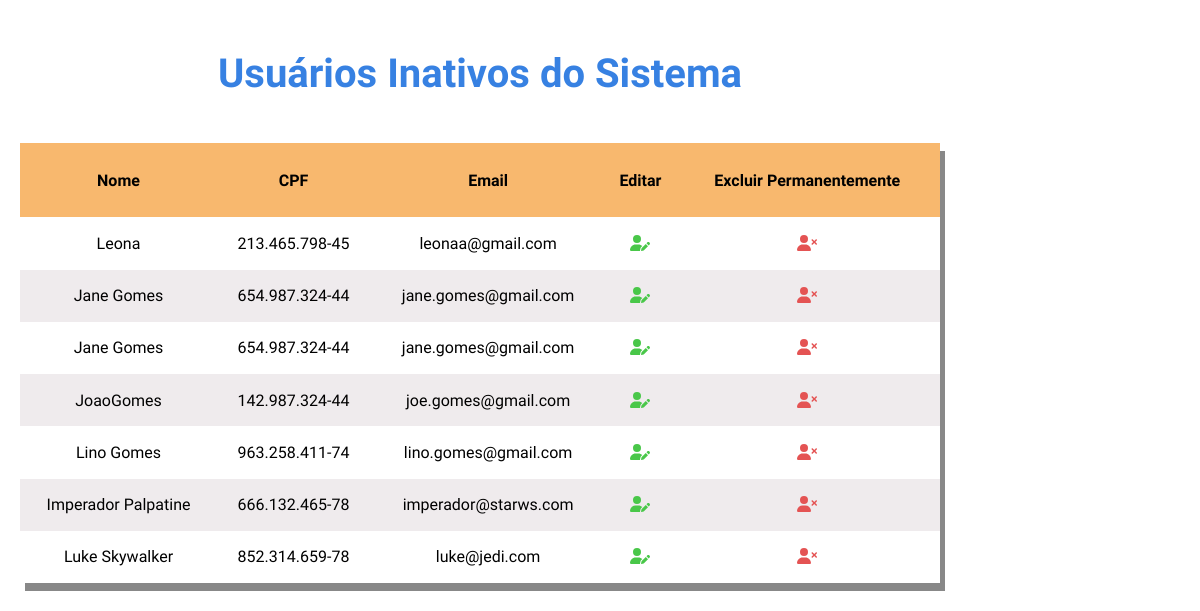
The page /VIEW/listarUsuariosInativos.php on the database as committed earlier.
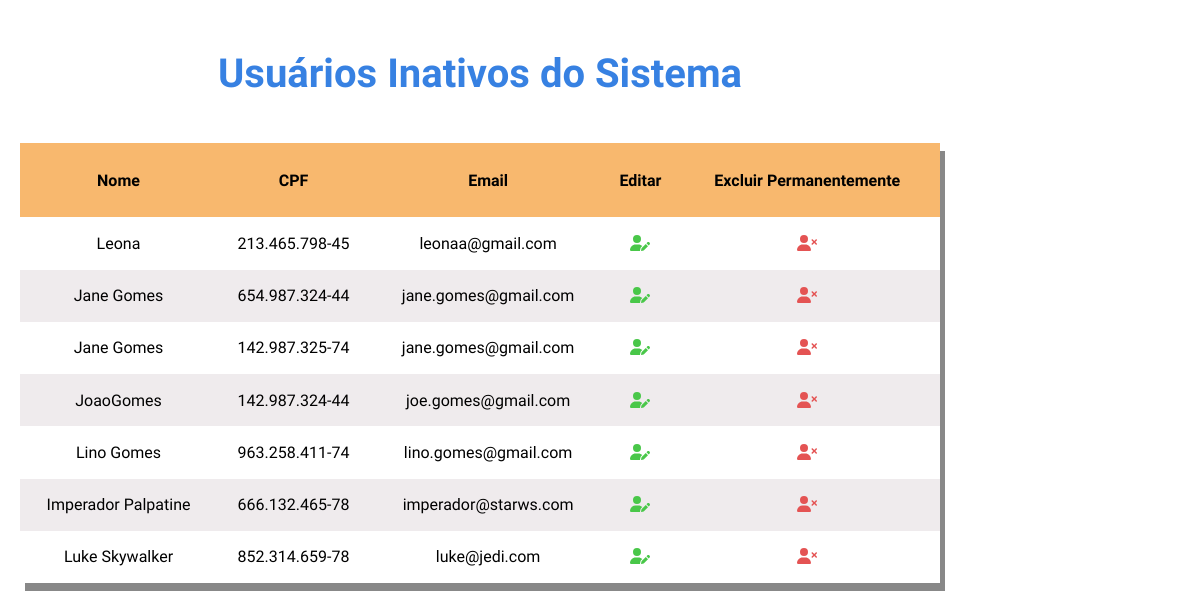
The same page on the database as committed later.
### tables this page shows
CREATE TABLE IF NOT EXISTS `tb_usuarios` (
  `ID` INT(11) NOT NULL AUTO_INCREMENT,
  `NOME` VARCHAR(100) NOT NULL,
  `CPF` VARCHAR(11) NOT NULL UNIQUE,
  `EMAIL` VARCHAR(255) NOT NULL,
  `PASSWORD` VARCHAR(100) NOT NULL,
  `DATA_CADASTRO` datetime NOT NULL DEFAULT current_timestamp(),
  `ATIVO` TINYINT(4) NOT NULL DEFAULT 1,
  `TIPO` VARCHAR(45) NOT NULL DEFAULT '2',
  PRIMARY KEY (`ID`));

### DAO/conexao/Conexao.php (called while the page is built)
<?php
abstract class Conexao {
    private static $instance;
    public static function getInstance() {
        try {
            if ( !isset( self::$instance ) ) {
                self::$instance = new PDO( 'mysql:host=127.0.0.1;dbname=turismo', 'root', '' );
                self::$instance->setAttribute( PDO::ATTR_ERRMODE, PDO::ERRMODE_EXCEPTION );
            }
            return self::$instance;
        } catch ( PDOException $e ) {
            echo $e->getMessage();
        }
    }
}

### DAO/ClienteDAO.php (called while the page is built, shortened)
<?php
require_once 'conexao/Conexao.php';
class ClienteDAO {
    private $pdo;
    public function __construct() {
        $this->pdo = Conexao::getInstance();
    }
    public function findAllInativos() {
        try {
            $sql = "SELECT * FROM tb_usuarios WHERE ATIVO = 0";
            $stmt = $this->pdo->prepare( $sql );
            $stmt->execute();
            $usuarios = $stmt->fetchAll( PDO::FETCH_ASSOC );
            return $usuarios;
        } catch ( PDOException $e ) {
            echo "Erro ao listar os usuarios: ", $e->getMessage();
        }
    }
}

### JS/funcao.php (called while the page is built, shortened)
<?php
function formatarCpfCnpj($cnpj_cpf){
    if (strlen(trim($cnpj_cpf)) === 11) {
      return preg_replace("/(\d{3})(\d{3})(\d{3})(\d{2})/", "\$1.\$2.\$3-\$4", $cnpj_cpf);
    }else if (strlen(trim($cnpj_cpf)) === 14) {
       return preg_replace("/(\d{2})(\d{3})(\d{3})(\d{4})(\d{2})/", "\$1.\$2.\$3/\$4-\$5", $cnpj_cpf);
    }
}

### VIEW/listarUsuariosInativos.php (the view, shortened to what this page needs)
<!DOCTYPE html>
<html lang="en">
<head>
    <link rel="stylesheet" href="../LIB/fontawesome-free-6.1.1-web/css/all.min.css">
    <link rel="stylesheet" href="../CSS/style-admin.css">
</head>
<body>
<?php
require_once '../DAO/ClienteDAO.php';
include '../JS/funcao.php';
$clienteDAO = new ClienteDAO();
$usuarios = $clienteDAO->findAllInativos();
echo "<div class='container-list'>";
echo "<h1><b>Usuários Inativos do Sistema</b></h1>";
echo "<table>";
echo "  <tr>";
echo "      <th>Nome</th>";
echo "      <th>CPF</th>";
echo "      <th>Email</th>";
echo "      <th>Editar</th>";
echo "      <th>Excluir Permanentemente</th>";
echo "  </tr>";
foreach ( $usuarios as $usuario ) {
    echo "<tr>";
    echo "  <td> {$usuario["NOME"]}</td>";
    echo "  <td>", formatarCpfCnpj( $usuario["CPF"] ), "</td>";
    echo "  <td> {$usuario["EMAIL"]} </td>";
    echo "  <td align='center'><a href='alterarUsuario.php?id={$usuario["ID"]}'><i class='icon fa-solid fa-user-pen'></a></i></td>";
    echo "  <td align='center'><a href='../controller/excluirUsuarioController.php?id={$usuario["ID"]}'><i class='delete fa-solid fa-user-xmark'></a></i></td>";
    echo "</tr>";
}
echo "</table>";
echo "</div>";
?>
</body>
</html>

### CSS/style-admin.css (style rules this page uses)
* { margin: 0; padding: 0; box-sizing: border-box; font-family: 'Raleway', sans-serif; }
.container-list, .container-table { padding: 20px; justify-content: center; width: 80%; transition: all 0.5s ease; height: 60%; position: absolute; }
.container-list h1 { text-align: center; color: #3781e2; font-size: 40px; margin: 30px; }
.container-list table { margin: auto; margin-top: 5%; color: #000; width: 100%; height: 100%; background-color: #EFF0F4; text-align: center; border-collapse: collapse; box-shadow: 5px 8px #888888; }
.container-list th { background-color: #F8B86E; color: #000000; padding: 4px; }
.container-list tr { background-color: #fff; }
.container-list tr:nth-child(odd) { background-color: #eea29012; }
.icon { color: #49c749; }
.delete { color: #e45353; }

Rows that differ between the two databases and show on the page:
changed tb_usuarios (number 3 of 7 on the later page): CPF "654.987.324-44" → "142.987.325-74"
